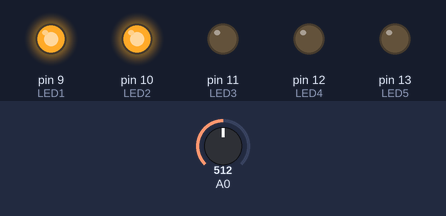
This sketch was run on a simulated Arduino Uno, built with avr-gcc and run on an emulated ATmega328P. Shown: output pins drawn as LEDs (lit = HIGH). Dashed ring = blinking. The test bench sets the inputs (shaded band); at power-on: A0 = 512.

Above: at 3.3 s.
3.4 s: A0 set to 0
At 6.3 s:
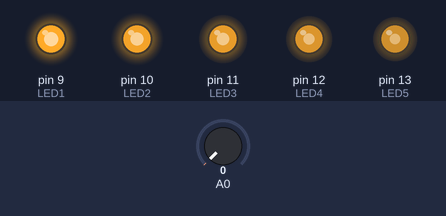
6.8 s: A0 set to 122
At 7.34 s:
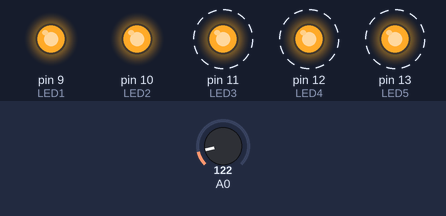
At 8.08 s:
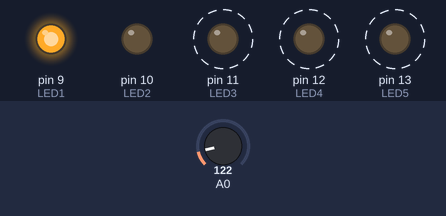
Timing chart, 0 to 16.3 s (numbered marks = the images above; inputs shaded):
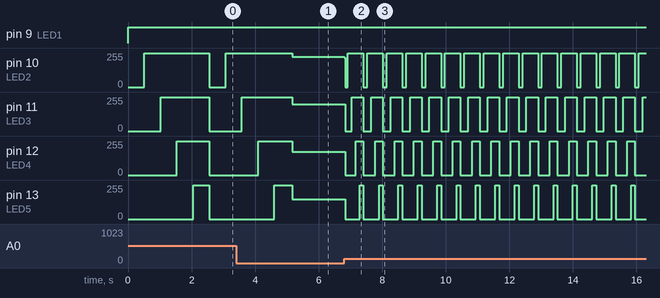

The sketch:

LED_CHASER.ino
```cpp
  int LED1= 9;
  int LED2= 10;
  int LED3= 11;
  int LED4= 12;
  int LED5= 13;
  int delay1;
void setup() {
pinMode(LED1,OUTPUT);
pinMode(LED2,OUTPUT);
pinMode(LED3,OUTPUT);
pinMode(LED4,OUTPUT);
pinMode(LED5,OUTPUT);
pinMode(A0,INPUT);
pinMode(9,OUTPUT);

}

void loop() {
  delay1 = analogRead(A0);
  digitalWrite(LED1, HIGH);
  digitalWrite(LED2, LOW);
  digitalWrite(LED3, LOW);
  digitalWrite(LED4, LOW);
  digitalWrite(LED5, LOW);
  delay(delay1);
  digitalWrite(LED1, HIGH);
  digitalWrite(LED2, HIGH);
  digitalWrite(LED3, LOW);
  digitalWrite(LED4, LOW);
  digitalWrite(LED5, LOW);
  delay(delay1);
  digitalWrite(LED1, HIGH);
  digitalWrite(LED2, HIGH);
  digitalWrite(LED3, HIGH);
  digitalWrite(LED4, LOW);
  digitalWrite(LED5, LOW);
  delay(delay1);
  digitalWrite(LED1, HIGH);
  digitalWrite(LED2, HIGH);
  digitalWrite(LED3, HIGH);
  digitalWrite(LED4, HIGH);
  digitalWrite(LED5, LOW);
  delay(delay1);
  digitalWrite(LED1, HIGH);
  digitalWrite(LED2, HIGH);
  digitalWrite(LED3, HIGH);
  digitalWrite(LED4, HIGH);
  digitalWrite(LED5, HIGH);
  delay(delay1);

}
```

Measured:
- after the input at 6.8 s, pin 10 (LED2): 228/255 → 221/255 at once, then moves between 0/255 and 255/255, repeating every 0.61 s; pin 11 (LED3): alternates 255/255 for 0.37 s and 0/255 for 0.24 s, starting at once
